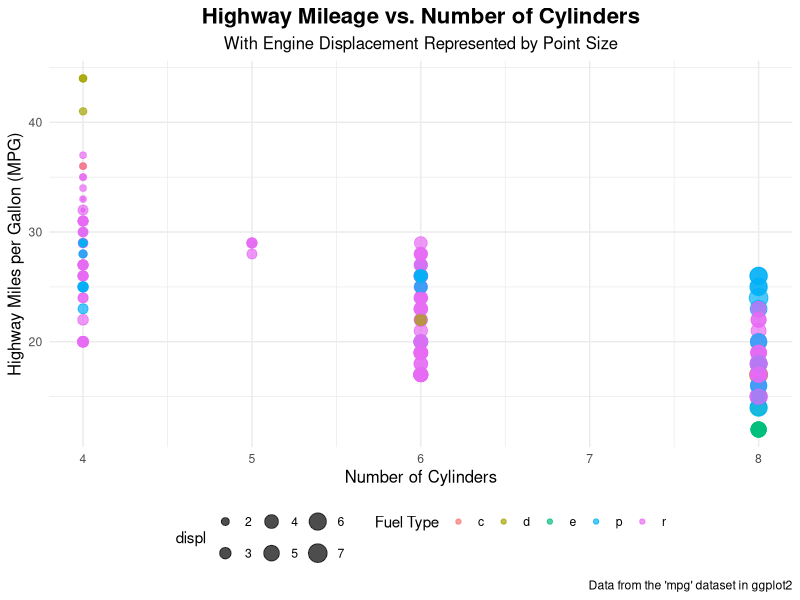

The R source for this figure:
# cop2073c-pe12Solve.R
# D. Singletary
# 11/12/24
# Use ggplot2 to visualize the mpg dataset

# install.packages('ggplot2') # uncomment if required
library(ggplot2)

# Plot highway mileage (hwy) versus number of cylinders (cyl)
ggplot(data = mpg) +
  geom_point(
    mapping = aes(x = cyl, y = hwy, color = fl, size = displ),
    alpha = 0.7
  ) +
  scale_color_discrete(name = "Fuel Type") +
  labs(
    title = "Highway Mileage vs. Number of Cylinders",
    subtitle = "With Engine Displacement Represented by Point Size",
    x = "Number of Cylinders",
    y = "Highway Miles per Gallon (MPG)",
    caption = "Data from the 'mpg' dataset in ggplot2"
  ) +
  theme_minimal() +
  theme(
    plot.title = element_text(hjust = 0.5, size = 16, face = "bold"),
    plot.subtitle = element_text(hjust = 0.5, size = 12),
    axis.title = element_text(size = 12),
    legend.position = "bottom"
  )
